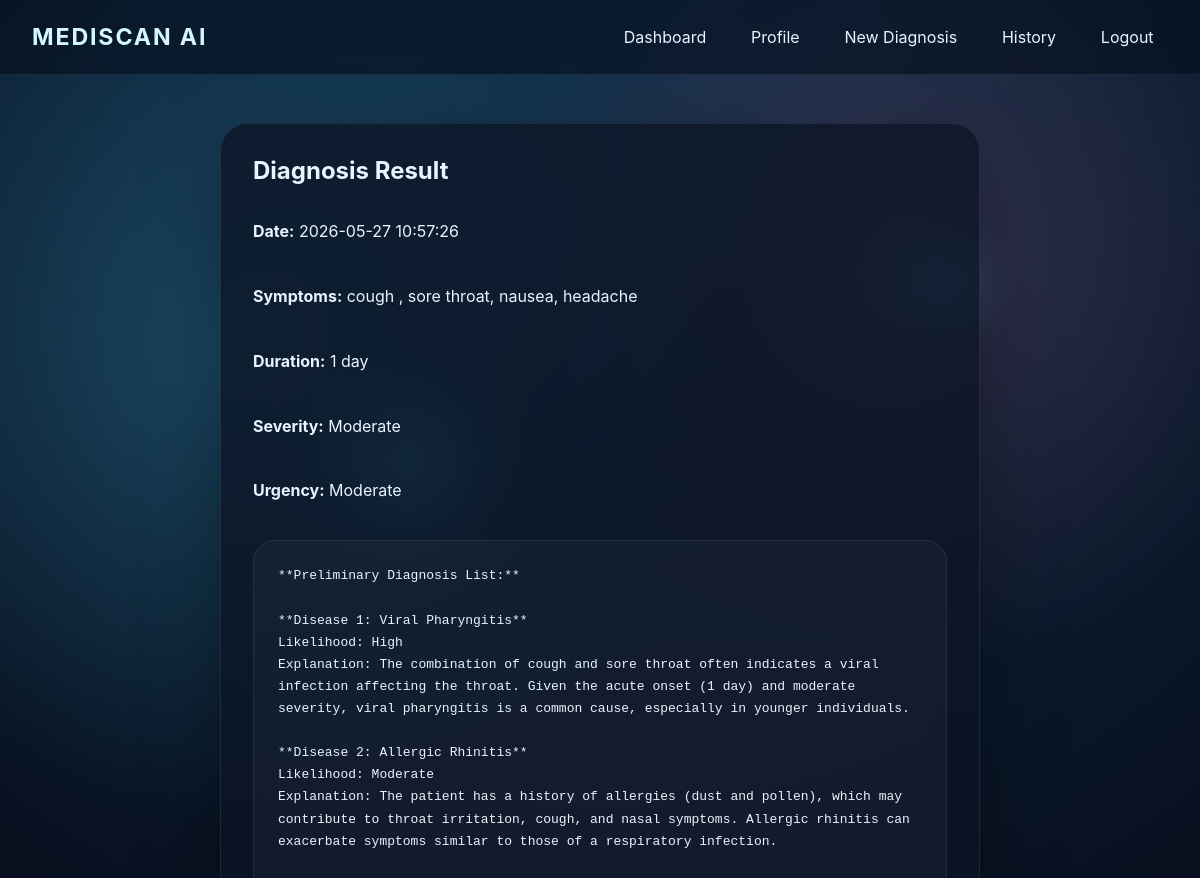
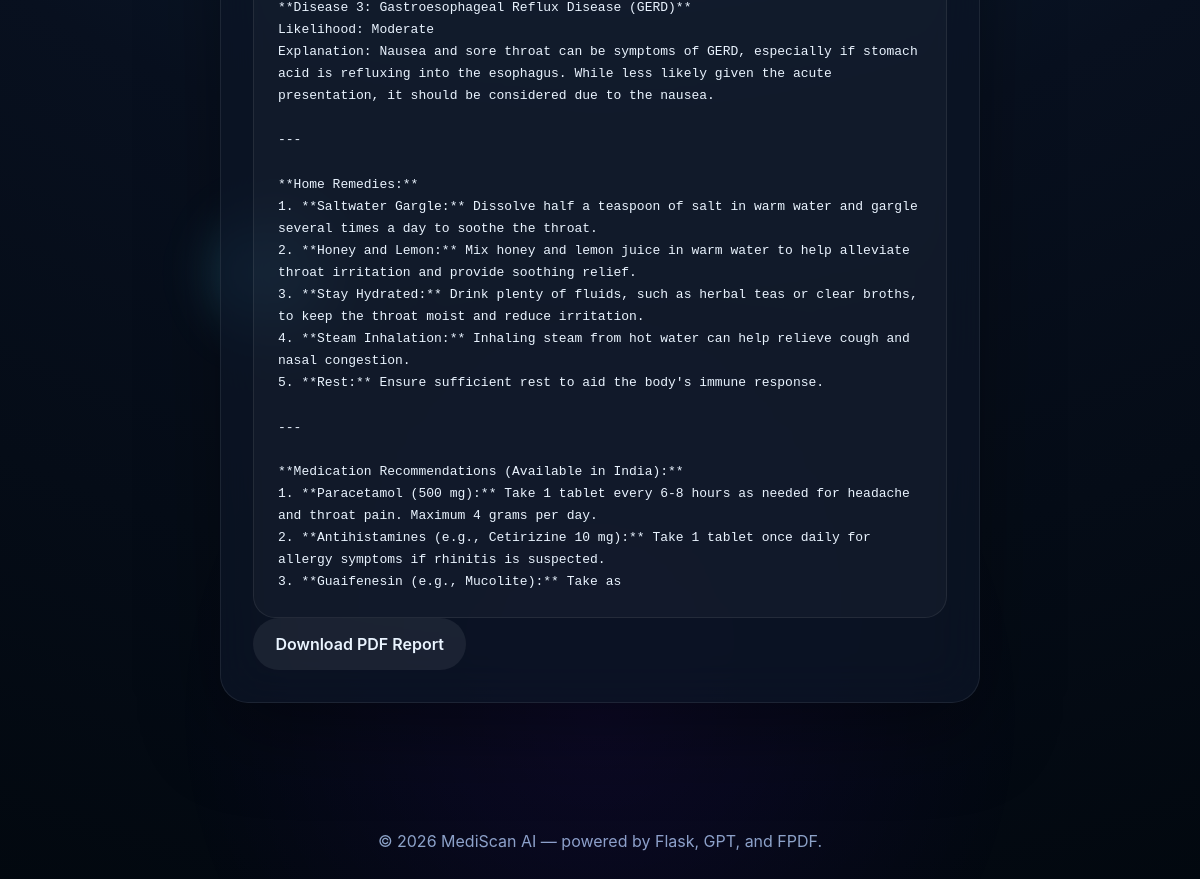
Screenshot of /diagnosis/13 (signed in) with the database file from the repository (2 pictures, top to bottom).
### tables this page shows
CREATE TABLE disease_history (history_id INTEGER PRIMARY KEY AUTOINCREMENT,user_id INTEGER NOT NULL,patient_id INTEGER NOT NULL,symptoms TEXT,symptom_duration TEXT,severity TEXT,diagnosis_text TEXT,urgency TEXT,report_filename TEXT,created_at TIMESTAMP DEFAULT CURRENT_TIMESTAMP,FOREIGN KEY(user_id) REFERENCES users(id),FOREIGN KEY(patient_id) REFERENCES patients(patient_id));

### app.py (the view)
@app.route('/diagnosis/<int:history_id>')
def diagnosis_result(history_id):
    user = get_current_user()
    if not user:
        return redirect(url_for('login'))
    conn = get_db_connection()
    record = conn.execute('SELECT * FROM disease_history WHERE history_id = ? AND user_id = ?', (history_id, user['id'])).fetchone()
    conn.close()
    if not record:
        flash('Diagnosis record not found.', 'error')
        return redirect(url_for('dashboard'))
    return render_template('diagnosis_result.html', user=user, record=record)

### app.py (called while the page is built)
def get_db_connection():
    conn = sqlite3.connect(DB_PATH)
    conn.row_factory = sqlite3.Row
    return conn

def get_current_user():
    user_id = session.get('user_id')
    if not user_id:
        return None
    conn = get_db_connection()
    user = conn.execute('SELECT * FROM users WHERE id = ?', (user_id,)).fetchone()
    conn.close()
    return user

### templates/diagnosis_result.html
{% extends 'base.html' %}
{% block content %}
<section class="report-shell glass-card">
    <h2>Diagnosis Result</h2>
    <div class="report-summary">
        <p><strong>Date:</strong> {{ record.created_at }}</p>
        <p><strong>Symptoms:</strong> {{ record.symptoms }}</p>
        <p><strong>Duration:</strong> {{ record.symptom_duration }}</p>
        <p><strong>Severity:</strong> {{ record.severity }}</p>
        <p><strong>Urgency:</strong> {{ record.urgency }}</p>
    </div>
    <div class="report-output">
        <pre>{{ record.diagnosis_text }}</pre>
    </div>
    {% if record.report_filename %}
        <a class="button secondary" href="{{ url_for('download_report', filename=record.report_filename) }}">Download PDF Report</a>
    {% endif %}
</section>
{% endblock %}

### static/css/style.css (style rules this page uses)
:root { color-scheme: dark; --bg: #08101f; --surface: rgba(17, 28, 45, 0.85); --surface-strong: rgba(14, 20, 35, 0.95); --surface-soft: rgba(12, 19, 32, 0.65); --accent: #4bd1ff; --accent-soft: rgba(75, 209, 255, 0.16); --text: #eaf4ff; --muted: #8ea9c8; --border: rgba(255, 255, 255, 0.12); --shadow: 0 30px 80px rgba(0, 0, 0, 0.35); font-family: Inter, ui-sans-serif, system-ui, -apple-system, BlinkMacSystemFont, sans-serif; }
* { box-sizing: border-box; }
html, body { margin: 0; min-height: 100%; background: radial-gradient(circle at top, #11314c 0%, #08101f 56%, #02080f 100%); color: var(--text); }
body { overflow-x: hidden; }
body::before { content: ""; position: fixed; inset: 0; background: radial-gradient(circle at 20% 20%, rgba(75, 209, 255, 0.22), transparent 28%), radial-gradient(circle at 75% 15%, rgba(255, 120, 180, 0.16), transparent 24%), radial-gradient(circle at 50% 90%, rgba(120, 0, 255, 0.08), transparent 25%); pointer-events: none; z-index: 0; }
.glass-card { position: relative; border-radius: 28px; border: 1px solid rgba(255,255,255,0.08); background: rgba(12, 21, 37, 0.79); box-shadow: var(--shadow); backdrop-filter: blur(24px); padding: 2rem; }
.button { display: inline-flex; align-items: center; justify-content: center; gap: 0.5rem; border: none; padding: 1rem 1.4rem; border-radius: 999px; font-weight: 600; cursor: pointer; text-decoration: none; transition: transform 0.2s ease, box-shadow 0.2s ease, background 0.2s ease; }
.secondary { background: rgba(255,255,255,0.07); color: var(--text); }
.form-shell, .report-shell, .history-shell { max-width: 760px; margin: 0 auto; }
.form-shell h2, .report-shell h2, .history-shell h2 { margin-top: 0; }
.report-summary { display: grid; gap: 0.8rem; margin-bottom: 1.5rem; }
.report-output { padding: 1.5rem; background: rgba(255,255,255,0.03); border-radius: 22px; border: 1px solid rgba(255,255,255,0.08); }
.report-output pre { white-space: pre-wrap; margin: 0; line-height: 1.7; color: var(--text); }

### rows the page displays
disease_history: created_at "2026-05-27 10:57:26", symptoms "cough , sore throat, nausea, headache", symptom_duration "1 day", severity "Moderate", urgency "Moderate", diagnosis_text "**Preliminary Diagnosis List:** **Disease 1: Viral Pharyngitis** Likelihood: High Explanation: The combination of cough and sore throat often indicates a viral infection affecting the throat. Given the acute onset (1 day) and moderate severity, viral pharyngitis is a common cause, especially in younger individuals. **Disease 2: Allergic Rhinitis** Likelihood: Moderate Explanation: The patient has a history of allergies (dust and pollen), which may contribute to throat irritation, cough, and nasal symptoms. Allergic rhinitis can exacerbate symptoms similar to those of a respiratory infection. **Disease 3: Gastroesophageal Reflux Disease (GERD)** Likelihood: Moderate Explanation: Nausea and…"
